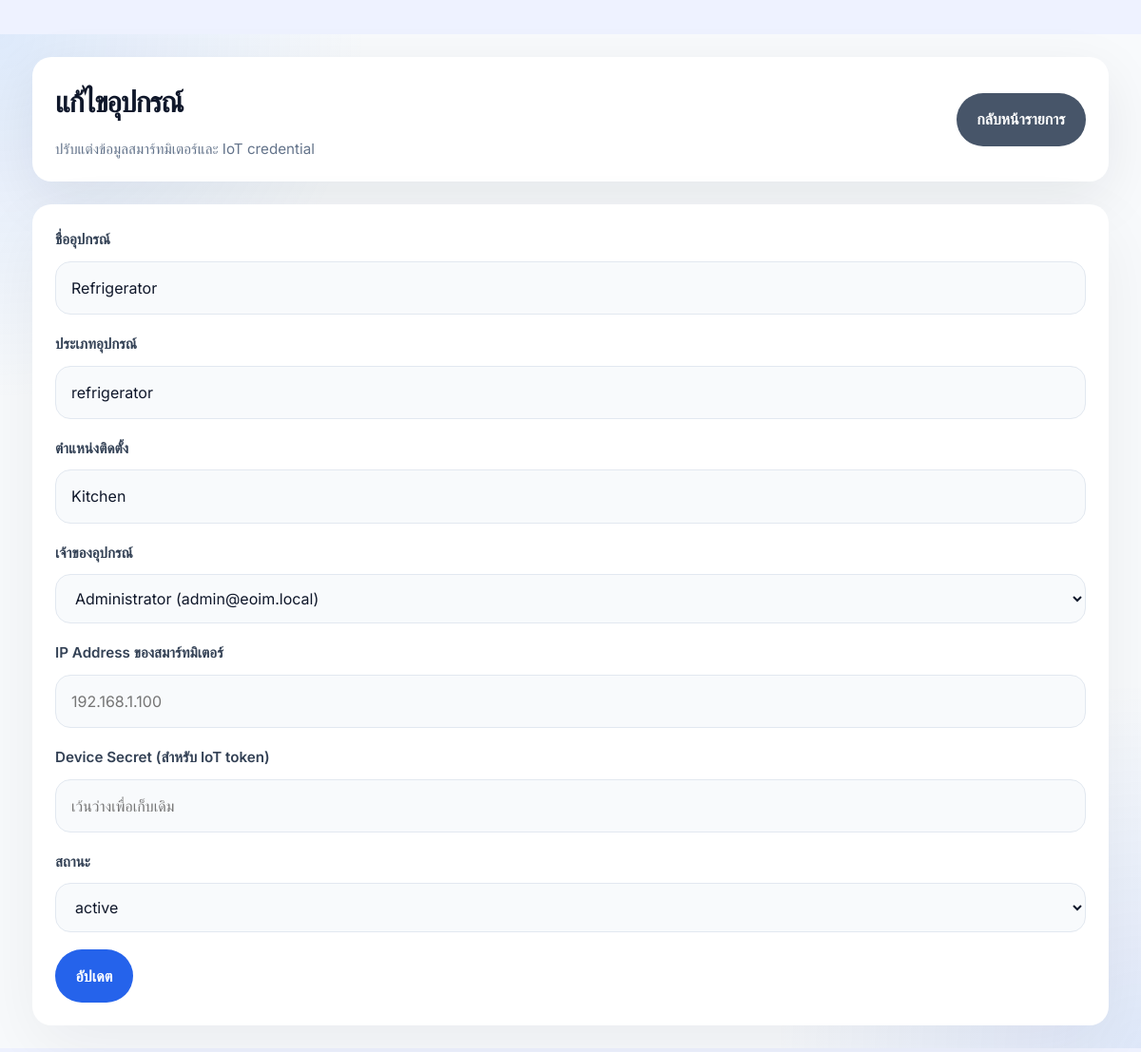
The app's page /devices/edit?id=2 (signed in) with its own data.
### tables this page shows
CREATE TABLE `devices` (
  `id` int(10) UNSIGNED NOT NULL,
  `device_name` varchar(150) NOT NULL,
  `device_type` varchar(100) NOT NULL,
  `location` varchar(150) DEFAULT NULL,
  `status` enum('active','inactive','maintenance') NOT NULL DEFAULT 'active',
  `user_id` int(10) UNSIGNED DEFAULT NULL,
  `ip_address` varchar(45) DEFAULT NULL,
  `device_secret` varchar(255) DEFAULT NULL,
  `created_at` timestamp NULL DEFAULT current_timestamp(),
  `updated_at` timestamp NULL DEFAULT current_timestamp() ON UPDATE current_timestamp()
);

### app/core/Controller.php (called while the page is built, shortened)
<?php
class Controller
{
    protected function view(string $view, array $data = []): void
    {
        extract($data);
        $viewPath = __DIR__ . '/../views/' . $view . '.php';
        require $viewPath;
    }
}

### app/controllers/DeviceController.php (called while the page is built, shortened)
<?php
class DeviceController extends Controller
{
    private DeviceRepository $devices;
    private UserRepository $users;
    public function __construct()
    {
        $this->devices = new DeviceRepository();
        $this->users = new UserRepository();
    }
    public function edit(): void
    {
        $user = auth_user();
        $id = (int)($_GET['id'] ?? 0);
        $device = has_role('admin') ? $this->devices->find($id) : $this->devices->findForUser($id, $user['id']);
        $data = [
            'title' => 'แก้ไขอุปกรณ์',
            'user' => $user,
            'device' => $device
        ];
        if (has_role('admin')) {
            $data['users'] = $this->users->all();
        }
        $this->view('devices/edit', $data);
    }
}

### app/core/App.php (called while the page is built, shortened)
<?php
class App
{
    protected Router $router;
    public function __construct()
    {
        $this->router = new Router();
    }
    public function run(): void
    {
        $uri = parse_url($_SERVER['REQUEST_URI'], PHP_URL_PATH);
        $method = $_SERVER['REQUEST_METHOD'];
        $uri = $uri ?: '/';
        $this->router->dispatch($method, $uri);
    }
}

### public/index.php (called while the page is built, shortened)
<?php
require_once __DIR__ . '/../app/helpers/auth.php';
require_once __DIR__ . '/../app/helpers/url.php';
$app = new App();
$app->run();

### app/helpers/url.php (called while the page is built, shortened)
<?php
if (!function_exists('base_path_url')) {
    function base_path_url(string $path = ''): string
    {
        $scriptName = str_replace('\\', '/', dirname($_SERVER['SCRIPT_NAME']));
        $base = rtrim($scriptName, '/');
        $path = ltrim($path, '/');
        return $base . ($path ? '/' . $path : '');
    }
}

### app/helpers/auth.php (called while the page is built, shortened)
<?php
if (!function_exists('auth_user')) {
    function auth_user(): ?array
    {
        return $_SESSION['user'] ?? null;
    }
}
if (!function_exists('has_role')) {
    function has_role(array|string $roles): bool
    {
        $user = auth_user();
        $roles = is_array($roles) ? $roles : [$roles];
        return in_array($user['role'], $roles, true);
    }
}

### config/database.php (called while the page is built)
<?php
return [
    'host' => $_ENV['DB_HOST'] ?? '127.0.0.1',
    'port' => $_ENV['DB_PORT'] ?? '3306',
    'dbname' => $_ENV['DB_NAME'] ?? 'eoim_db',
    'username' => $_ENV['DB_USER'] ?? 'root',
    'password' => $_ENV['DB_PASS'] ?? '',
    'charset' => 'utf8mb4'
];

### app/core/Database.php (called while the page is built, shortened)
<?php
class Database
{
    private static ?PDO $connection = null;
    public static function connect(): PDO
    {
        if (self::$connection === null) {
            $config = require __DIR__ . '/../../config/database.php';
            $dsn = "mysql:host={$config['host']};port={$config['port']};dbname={$config['dbname']};charset={$config['charset']}";
            try {
                self::$connection = new PDO(
                    $dsn,
                    $config['username'],
                    $config['password'],
                    [
                        PDO::ATTR_ERRMODE => PDO::ERRMODE_EXCEPTION,
                        PDO::ATTR_DEFAULT_FETCH_MODE => PDO::FETCH_ASSOC,
                    ]
                );
            } catch (PDOException $e) {
                die('Database connection failed: ' . $e->getMessage());
            }
        }
        return self::$connection;
    }
}

### app/repositories/DeviceRepository.php (called while the page is built, shortened)
<?php
class DeviceRepository
{
    private PDO $db;
    public function __construct()
    {
        $this->db = Database::connect();
    }
    public function find(int $id): array|false
    {
        $stmt = $this->db->prepare(
            "SELECT d.*, u.name AS owner_name
             FROM devices d
             LEFT JOIN users u ON u.id = d.user_id
             WHERE d.id = :id
             LIMIT 1"
        );
        $stmt->execute(['id' => $id]);
        return $stmt->fetch();
    }
}

### app/repositories/UserRepository.php (called while the page is built, shortened)
<?php
class UserRepository
{
    private PDO $db;
    public function __construct()
    {
        $this->db = Database::connect();
    }
    public function all(): array
    {
        $stmt = $this->db->prepare("SELECT * FROM users ORDER BY name ASC");
        $stmt->execute();
        return $stmt->fetchAll();
    }
}

### app/views/devices/edit.php (the view, shortened to what this page needs)
<!DOCTYPE html>
<html lang="th">
<head>
    <link rel="stylesheet" href="<?= htmlspecialchars(base_path_url('/assets/css/style.css')) ?>">
</head>
<body>
    <div class="container">
        <div class="page-header">
            <div>
                <h1 class="page-title"><?= htmlspecialchars($title) ?></h1>
                <p class="page-subtitle">ปรับแต่งข้อมูลสมาร์ทมิเตอร์และ IoT credential</p>
            </div>
            <div class="main-actions">
                <a href="<?= htmlspecialchars(base_path_url('/devices')) ?>" class="button secondary">กลับหน้ารายการ</a>
            </div>
        </div>
        <div class="card">
            <form method="POST" action="<?= htmlspecialchars(base_path_url('/devices/update')) ?>">
                <div class="form-group">
                    <label>ชื่ออุปกรณ์</label>
                    <input type="text" name="device_name" value="<?= htmlspecialchars($device['device_name']) ?>" required>
                </div>
                <div class="form-group">
                    <label>ประเภทอุปกรณ์</label>
                    <input type="text" name="device_type" value="<?= htmlspecialchars($device['device_type']) ?>" required>
                </div>
                <div class="form-group">
                    <label>ตำแหน่งติดตั้ง</label>
                    <input type="text" name="location" value="<?= htmlspecialchars($device['location'] ?? '') ?>">
                </div>
                <?php if (has_role('admin')): ?>
                    <div class="form-group">
                        <label>เจ้าของอุปกรณ์</label>
                        <select name="user_id">
                            <?php foreach ($users as $owner): ?>
                                <option value="<?= (int)$owner['id'] ?>" <?= ((int)$device['user_id'] === (int)$owner['id']) ? 'selected' : '' ?>>
                                    <?= htmlspecialchars($owner['name'] . ' (' . $owner['email'] . ')') ?>
                                </option>
                            <?php endforeach; ?>
                        </select>
                    </div>
                <?php endif; ?>
                <div class="form-group">
                    <label>IP Address ของสมาร์ทมิเตอร์</label>
                    <input type="text" name="ip_address" value="<?= htmlspecialchars($device['ip_address'] ?? '') ?>" placeholder="192.168.1.100">
                </div>
                <div class="form-group">
                    <label>Device Secret (สำหรับ IoT token)</label>
                    <input type="text" name="device_secret" value="<?= htmlspecialchars($device['device_secret'] ?? '') ?>" placeholder="เว้นว่างเพื่อเก็บเดิม">
                </div>
                <div class="form-group">
                    <label>สถานะ</label>
                    <select name="status">
                        <option value="active" <?= $device['status'] === 'active' ? 'selected' : '' ?>>active</option>
                    </select>
                </div>
                <button type="submit" class="button">อัปเดต</button>
            </form>
        </div>
    </div>
</body>
</html>

### public/assets/css/style.css (style rules this page uses)
:root { color-scheme: light; font-family: 'Inter', Arial, sans-serif; color: #0f172a; background: #eef2ff; --surface: #ffffff; --surface-muted: #f8fafc; --surface-soft: #f2f5f9; --border: #e2e8f0; --primary: #2563eb; --primary-strong: #1d4ed8; --secondary: #475569; --success: #16a34a; --warning: #f59e0b; --danger: #ef4444; --muted: #64748b; --text: #0f172a; }
* { box-sizing: border-box; }
html, body { margin: 0; min-height: 100%; font-family: inherit; background: radial-gradient(circle at top left, rgba(59, 130, 246, 0.14), transparent 24%), radial-gradient(circle at bottom right, rgba(37, 99, 235, 0.12), transparent 24%), var(--surface-muted); color: var(--text); }
body { line-height: 1.65; }
a { color: var(--primary); text-decoration: none; }
.container { max-width: 1180px; margin: 36px auto; padding: 24px; }
.page-header, .topbar { background: #ffffff; padding: 22px 24px; border-radius: 20px; box-shadow: 0 18px 60px rgba(15, 23, 42, 0.08); margin-bottom: 24px; }
.page-header { display: flex; flex-wrap: wrap; align-items: center; justify-content: space-between; gap: 18px; }
.page-title { margin: 0; font-size: clamp(1.9rem, 2.5vw, 2.6rem); letter-spacing: -0.04em; }
.page-subtitle { margin: 0.75rem 0 0; color: var(--muted); font-size: 0.95rem; }
.main-actions { display: flex; flex-wrap: wrap; gap: 12px; }
.button, .btn { display: inline-flex; align-items: center; justify-content: center; gap: 0.5rem; padding: 0.92rem 1.35rem; border-radius: 999px; border: none; cursor: pointer; font: inherit; font-weight: 600; transition: transform .2s ease, box-shadow .2s ease, background .2s ease; text-decoration: none; color: #ffffff; background: var(--primary); }
.button.secondary, .btn.secondary { background: var(--secondary); }
.card { background: var(--surface); border-radius: 20px; box-shadow: 0 24px 75px rgba(15, 23, 42, 0.06); padding: 24px; }
.form-group { margin-bottom: 18px; }
label { display: block; margin-bottom: 0.65rem; font-size: 0.95rem; font-weight: 600; color: #334155; }
input[type="text"], input[type="email"], input[type="password"], select, textarea { width: 100%; min-height: 48px; padding: 14px 16px; border-radius: 16px; border: 1px solid var(--border); background: #f8fafc; color: #0f172a; font: inherit; font-size: 1rem; }
button, input[type="submit"] { cursor: pointer; }
@media (prefers-reduced-motion: no-preference) { html { scroll-behavior: smooth; } }

### records on screen
devices: device_name "Refrigerator", device_type "refrigerator", location "Kitchen", status "active"

### other values on screen
$title "แก้ไขอุปกรณ์"
form field user_id "Administrator (admin@eoim.local)"
